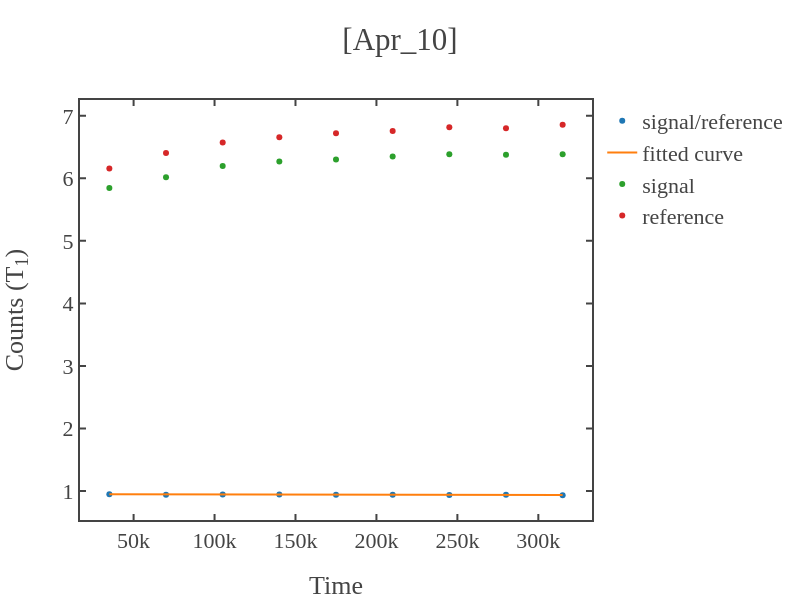

Notebook source saved alongside this figure:
### Code cell
# loading the data 
load_data = dict(np.load(total_path))
time_axis,signal_photon,reference_samples,signal_samples = data_to_time_signal(load_data,samples,first=first_sig_ref)


x=time_axis[1:]
y=signal_photon[1:]
guess_parameters = np.array([0.7,1,100e3])  # input these paramters(serially) with your guess  
fitting_function = 'exp'   # y0+y_max*np.exp(-x/tau)
fitting_range = False   # for x-axis 

# fitting the data
x_fit,y_fit,coefficient,error_bars = fit_func(x,y,fit_range=fitting_range,func=fitting_function,guess_params=guess_parameters) 
if len(str(int(coefficient[2])))>7 or coefficient[2]<0:
    print('Fitted lifetime seems too long (more than 10ms) or negative.')
    print('If not expected for T1 exp, retry with increasing or decreasing the evolution time of the sequence.')
# plotting the data 
fig1 = simple_plot(x,y,show=False,x_name = "Time",y_name = "Counts (T<sub>1</sub>)",mode='markers',title=f'{date}',curve_name='signal/reference')
fig2 = simple_plot(x_fit,y_fit,show=False,x_name = "Time",y_name = "Counts (T<sub>1</sub>)",mode='lines',title=f'{date}',curve_name='fitted curve')
fig3 = simple_plot(x,signal_samples[1:],show=False,x_name = "Time",y_name = "Counts (T<sub>1</sub>)",mode='markers',title=f'{date}',curve_name='signal')
fig4 = simple_plot(x,reference_samples[1:],show=False,x_name = "Time",y_name = "Counts (T<sub>1</sub>)",mode='markers',title=f'{date}',curve_name='reference')

add_figures([fig1,fig2,fig3,fig4],show=True,x_name = "Time",y_name = "Counts (T<sub>1</sub>)",title=f'[{date}]')

### Figure 1 — Plotly figure (JSON) as saved in the notebook; plotly's stock layout.template omitted (floating-point values rounded to 4 significant figures)
{"data": [{"mode": "markers", "name": "signal/reference", "showlegend": true, "type": "scatter", "x": [35020, 70020, 105020, 140020, 175020, 210020, 245020, 280020, 315020], "y": [0.9493, 0.9394, 0.9433, 0.9421, 0.9376, 0.9399, 0.9367, 0.9377, 0.9314]}, {"mode": "lines", "name": "fitted curve", "showlegend": true, "type": "scatter", "x": [35020, 70020, 105020, 140020, 175020, 210020, 245020, 280020, 315020], "y": [0.9461, 0.9444, 0.9427, 0.9411, 0.9395, 0.938, 0.9366, 0.9352, 0.9338]}, {"mode": "markers", "name": "signal", "showlegend": true, "type": "scatter", "x": [35020, 70020, 105020, 140020, 175020, 210020, 245020, 280020, 315020], "y": [5.846, 6.017, 6.199, 6.27, 6.303, 6.35, 6.387, 6.378, 6.387]}, {"mode": "markers", "name": "reference", "showlegend": true, "type": "scatter", "x": [35020, 70020, 105020, 140020, 175020, 210020, 245020, 280020, 315020], "y": [6.157, 6.405, 6.572, 6.656, 6.722, 6.756, 6.818, 6.802, 6.857]}], "layout": {"height": 600, "title": {"text": "[Apr_10]"}, "width": 800, "xaxis": {"autorange": true, "range": [16890.0, 333100.0], "title": {"text": "Time"}, "type": "linear"}, "yaxis": {"autorange": true, "range": [0.5355, 7.253], "title": {"text": "Counts (T<sub>1</sub>)"}, "type": "linear"}}}
